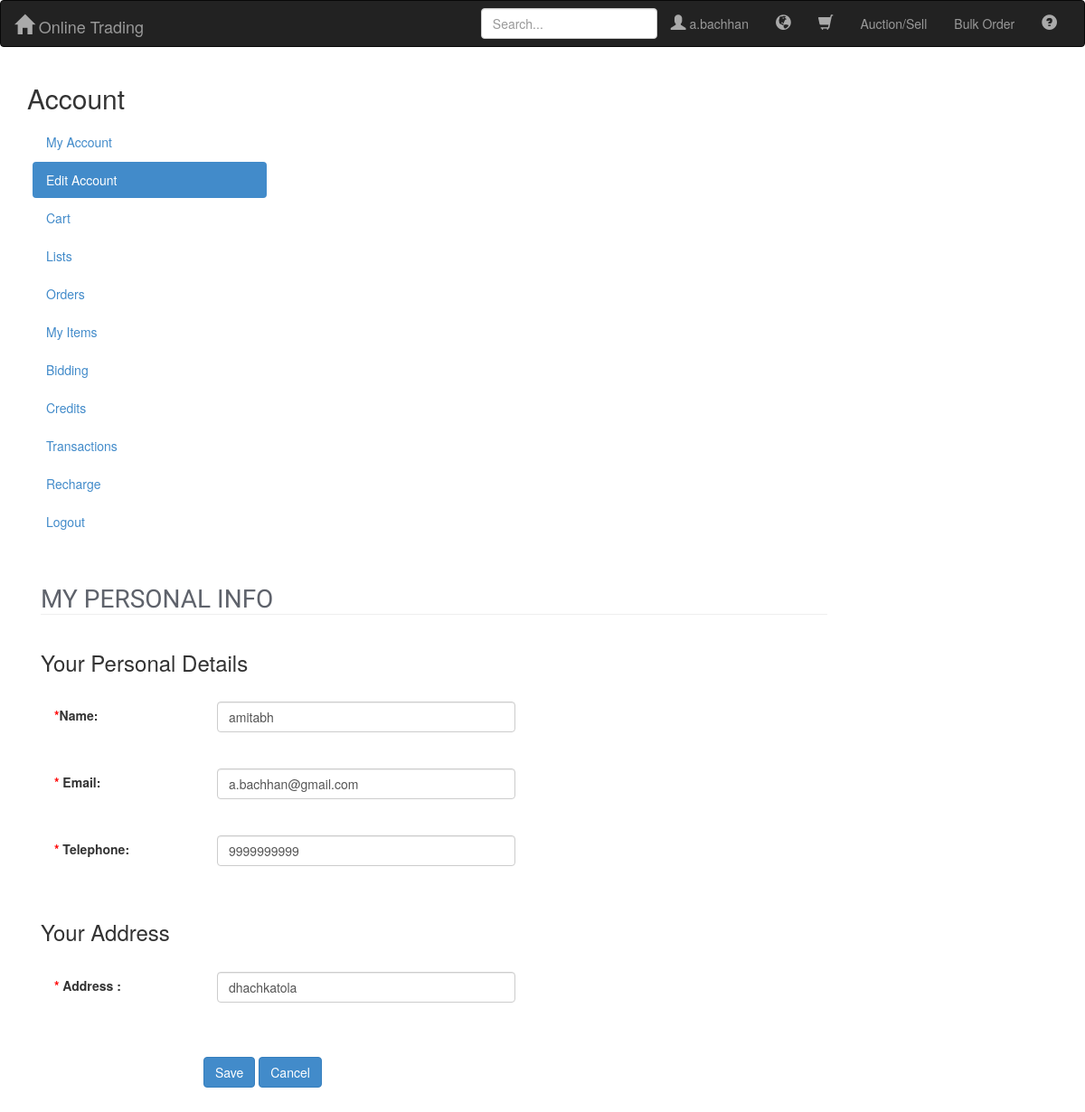
The app's page /files/edit_info.php (signed in) with its own data.
### tables this page shows
CREATE TABLE IF NOT EXISTS `user` (
  `user_nm` varchar(100) NOT NULL,
  `pass` varchar(500) NOT NULL,
  `credit` int(11) NOT NULL,
  `address` varchar(200) NOT NULL,
  `phone` bigint(20) NOT NULL,
  `email` varchar(100) NOT NULL,
  `name` text,
  PRIMARY KEY (`user_nm`)
);

### files/class.MySQL.php (called while the page is built, shortened)
<?php
class MySQL {
	var $result;
	var $records;
	var $arrayedResult;
	var $hostname;
	var $username;
	var $password;
	var $database;
	var $databaseLink;
	function __construct(){
		$this->database = constant("DBNAME");
		$this->username = constant("USERNAME");
		$this->password = constant("PASS");
		$this->hostname = constant("DB_HOST");
	}
	private function Connect($persistant = false){
		if($persistant){
			$this->databaseLink = mysqli_connect('p:'.$this->hostname, $this->username, $this->password);
		}else{
			$this->databaseLink = mysqli_connect($this->hostname, $this->username, $this->password);
		}
		return true;
	}
	private function UseDB(){
		if(!mysqli_select_db($this->databaseLink,$this->database)){
			$this->lastError = 'Cannot select database: ' . mysqli_error($this->databaseLink);
			return false;
		}else{
			return true;
		}
	}
	function ExecuteSQL($query){
		if($this->result 	= mysqli_query($this->databaseLink,$query)){
			$this->records 	= @mysqli_num_rows($this->result);
			if($this->records > 0){
                         return $this->arrayedResult;
                        }else{
                         return true;
                        }
		}else{
			$this->records=-1;
			$this->lastError = mysqli_error($this->databaseLink);
			return false;
		}
	}
	function ArrayResult(){
		$this->arrayedResult=array();
		$this->arrayedResult[] = mysqli_fetch_assoc($this->result) or die (mysqli_error($this->databaseLink));
		return $this->arrayedResult;
	}
	function ArrayResults(){
		if($this->records == 1){
			return $this->ArrayResult();
		}
		$this->arrayedResult = array();
		return $this->arrayedResult;
	}
}
?>

### files/edit_info.php (the view, shortened to what this page needs)
<!DOCTYPE html>
<html lang="en">
<head>
<link href="../css/bootstrap-responsive.css" rel="stylesheet">
<link href="../css/style.css" rel="stylesheet">
<link href="../css/flexslider.css" type="text/css" media="screen" rel="stylesheet"  />
<link href="../css/jquery.fancybox.css" rel="stylesheet">
<link href="../css/cloud-zoom.css" rel="stylesheet">
<link rel="stylesheet" href="../css/bootstrap.css"  type="text/css"/>
<link rel="stylesheet" type="text/css" href="../css/smoothness/jquery-ui.css">
<?php
    include_once 'class.MySQL.php';
  $object=new MYSQL();
      $row=$object->ExecuteSQL("SELECT * from user where user_nm='".$_SESSION['user_nm']."'");
      if($row!="true")
        {
   $a=$row[0]['name'];
   $c=$row[0]['phone'];
   $d=$row[0]['email'];
   $e=$row[0]['address'];
 }
?>
</head>
<body>
  <?php include 'header.php';?>
        <?php include 'sidebar.php'; ?>
<div id="maincontainer">
  <section id="product">
    <div class="container">
      <div class="row">
        <div class="span9">
          <h1 class="heading1"><span class="maintext">my personal info</span><span class="subtext"></span></h1>
          <form id="detailsform" class="form-horizontal" method="POST">
            <h3 class="heading3">Your Personal Details</h3>
            <div class="registerbox">
              <fieldset>
                <div class="control-group">
                  <label class="control-label" ><span class="red">*</span>Name:</label>
                  <div class="controls">
                    <input id="user_name" type="text" name="user_name" class="form-control-lg" value="<?php
                    echo $a; ?>"><br>
                  </div>
                </div>
                <div class="control-group">
                  <label class="control-label" ><span class="red">*</span> Email:</label>
                  <div class="controls">
                    <input id="email" type="text" name="email" class="form-control-lg" value="<?php
                    echo $d; ?>"><br>
                  </div>
                </div>
                <div class="control-group">
                  <label class="control-label" ><span class="red">*</span> Telephone:</label>
                  <div class="controls">
                    <input id="phone" type="text" name="phone" class="form-control-lg" value="<?php
                    echo $c; ?>"><br>
                  </div>
                </div>
              </fieldset>
            </div>
            <h3 class="heading3">Your Address</h3>
            <div class="registerbox">
              <fieldset>
                <div class="control-group">
                  <label class="control-label" ><span class="red">*</span> Address :</label>
                  <div class="controls">
                    <input id="address" type="text" name="address" class="form-control-lg" value="<?php
                    echo $e;
                    ?>"><br>
                  </div>
                </div>
              </fieldset>
            </div>
            <div class="controls">
              <input type="submit" class="btn btn-primary" name="submit_button" value="Save" >
              <input type="button"  onclick="location.href='myaccount.php' "class="btn btn-primary" name="cancel_button" value="Cancel" >
          </div>
          </form>
          <br>
        </div>
      </div>
    </div>
  </section>
</div>
</body>
</html>

### css/style.css (style rules this page uses)
body { font-family: 'Open Sans', sans-serif; color:#96979d; font-size:13px; margin:0px; padding:0px }
h1, h2, h3, h4, h5 { font-weight:normal }
.heading1 { margin-bottom:40px; border-bottom:1px solid #efefef; margin-top:0px ; font-size:34px }
.heading1 .maintext { font-size:28px; color:#5e626b; text-transform:uppercase; padding: 0px 14px 4px 0; font-family: 'Crete Round', serif; }
h1, h2, h3, h4, h5, h6 { line-height:normal }
.red { color:#F00 }
.footerlinks ul li a, .footerlinks ul li a:hover, .thumbnail .shortlinks a, .thumbnail .shortlinks a:hover, .flex-control-paging li a, .flex-control-paging li a:hover, ul.categorymenu > li > a, ul.categorymenu > li > a:hover, .dropdown-menu li > a, .dropdown-menu li > a:hover, ul.categorymenu > li > div > ul > li > a, ul.categorymenu > li > div > ul > li > a:hover, #topnav ul li a, #topnav ul li a:hover, .thumbnail a.productcart, .thumbnail a:hover.productcart, input, input:focus, select, select:focus, textarea, textarea:focus { -moz-transition: all .2s ease; -webkit-transition: all .2s ease; -o-transition: all .2s ease }
#product { margin-bottom:20px }
.registerbox { padding:20px 15px 0 15px; margin-bottom:20px }
input.search-query, .btn, .label, .badge, .nav-pills > li > a { -webkit-border-radius: 0px; -moz-border-radius: 0px; border-radius: 0px; }
.btn { padding: 6px 12px; }

### records on screen
user: user_name "amitabh", email "a.bachhan@gmail.com", phone "9999999999", address "dhachkatola"

### other values on screen
$_SESSION["user_nm"] "a.bachhan"
